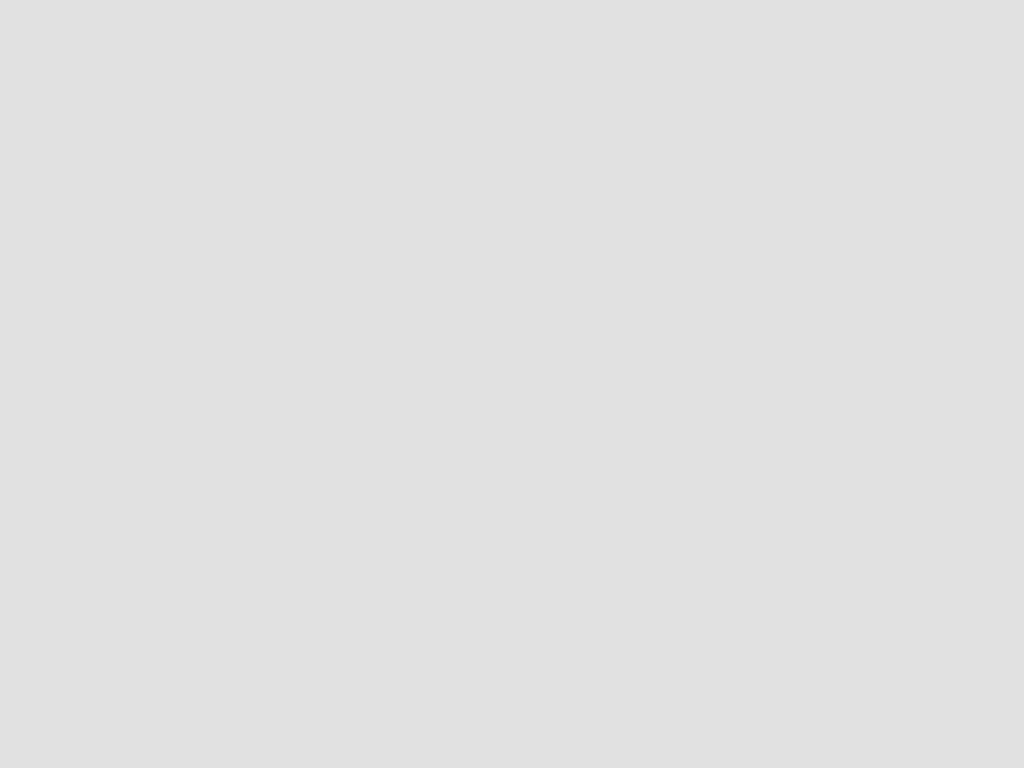
Frame 1 (no input)
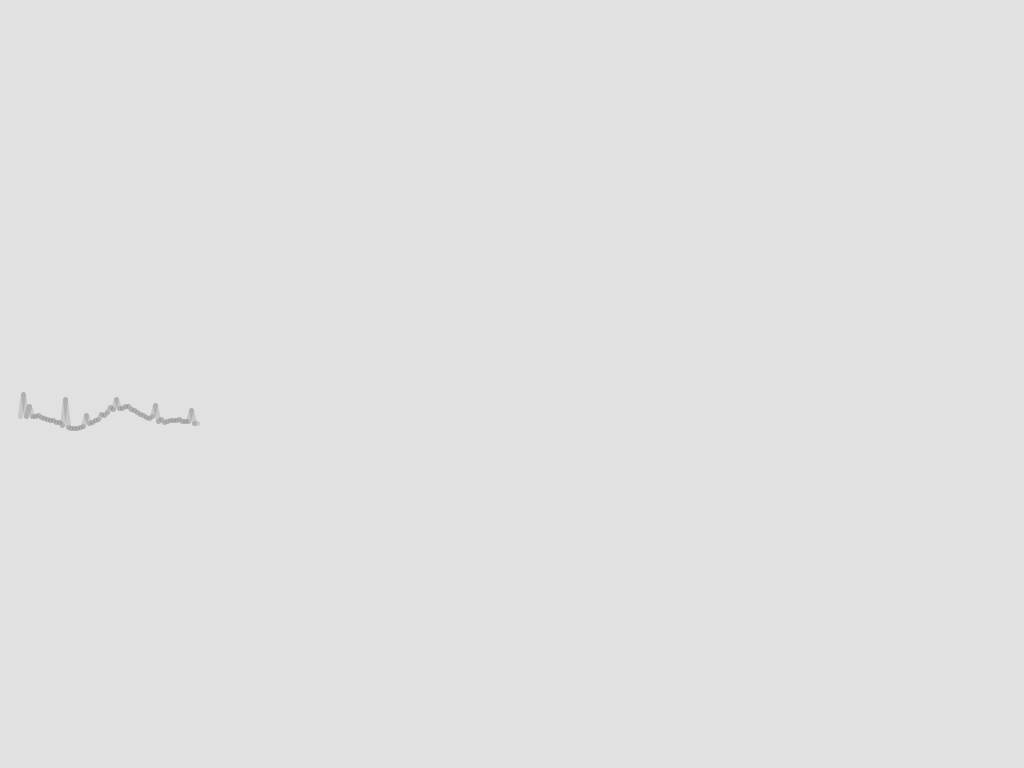
Frame 60 (the mouse pressed at the canvas centre just before this capture)
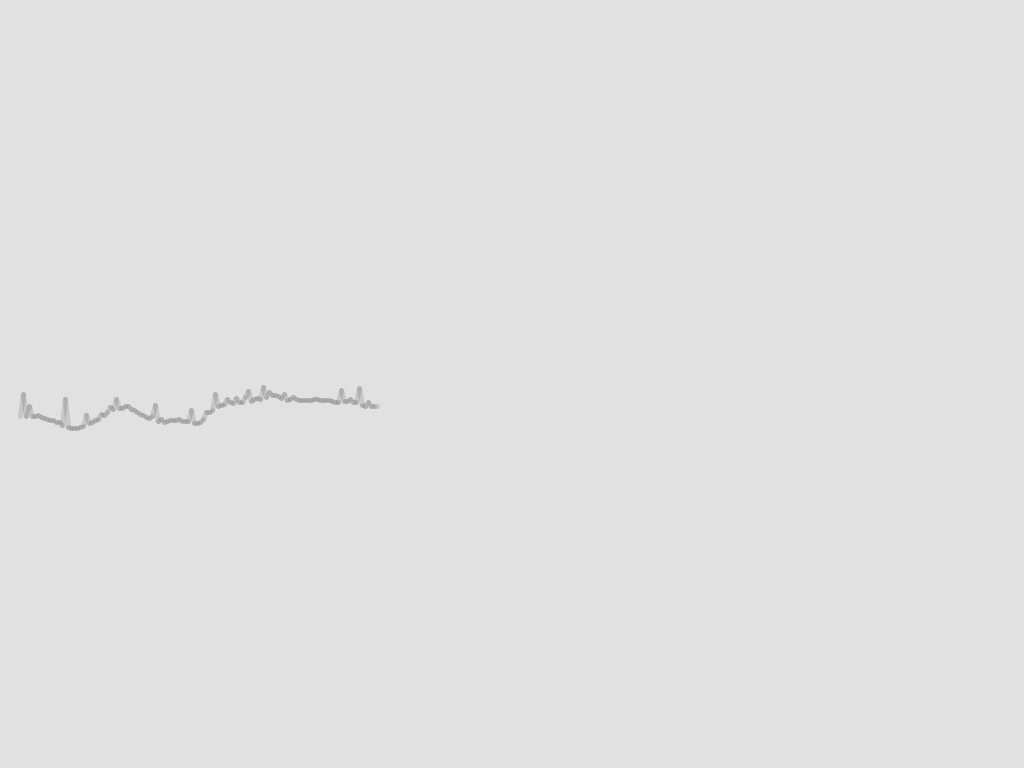
Frame 120 (the mouse held since frame 60 and released just before this capture)

The Processing sketch that drew these frames (run headless with seeded random() and noise(); from frame 60 on, the mouse is pressed at the canvas centre):

// Processing sketch: sketch_3_1
// ── sketch_3_1.pde
int   step   =   3;
float lastx  = -999;
float lasty  = -999;
float y      = 384;
float ynoise = random(10);
int   borderx =  20;
int   bordery = 384;
int x = borderx;

void setup() {
size(1024, 768);
background(225);
strokeWeight(5);
smooth();

stroke(0,30);
/*
line(20,height/2,width-20,height/2);

stroke(20,50,70);
float randx = random(width);
float randy = random(height);
line(20, height/2, randx, randy);
*/
}
/*
for (int x = borderx; x <= width - borderx; x += step) {
  y = bordery + noise(ynoise) * 80;
  if (lastx > -999) {
    line(x, y, lastx, lasty);
  }
  lastx = x;
  lasty = y;
  ynoise += 0.03;
  //step += int(random(10)-5);
}
*/
void draw() {
  //println(y);
  //println(bordery);
  if (x <= width - borderx) {
    y = bordery + noise(ynoise) * 80 * customRandom();
    if (lastx > -999) {
      line(x, y, lastx, lasty);
    }
    lastx = x;
    lasty = y;
    ynoise += 0.03;
    x += step;
    //step += int(random(10)-5);
  }
  else {
    x = borderx;
    bordery = int(random(height));
    lastx  = -999;
  }
}


float customRandom() {
  return 1 - pow(random(1), 8);
}
